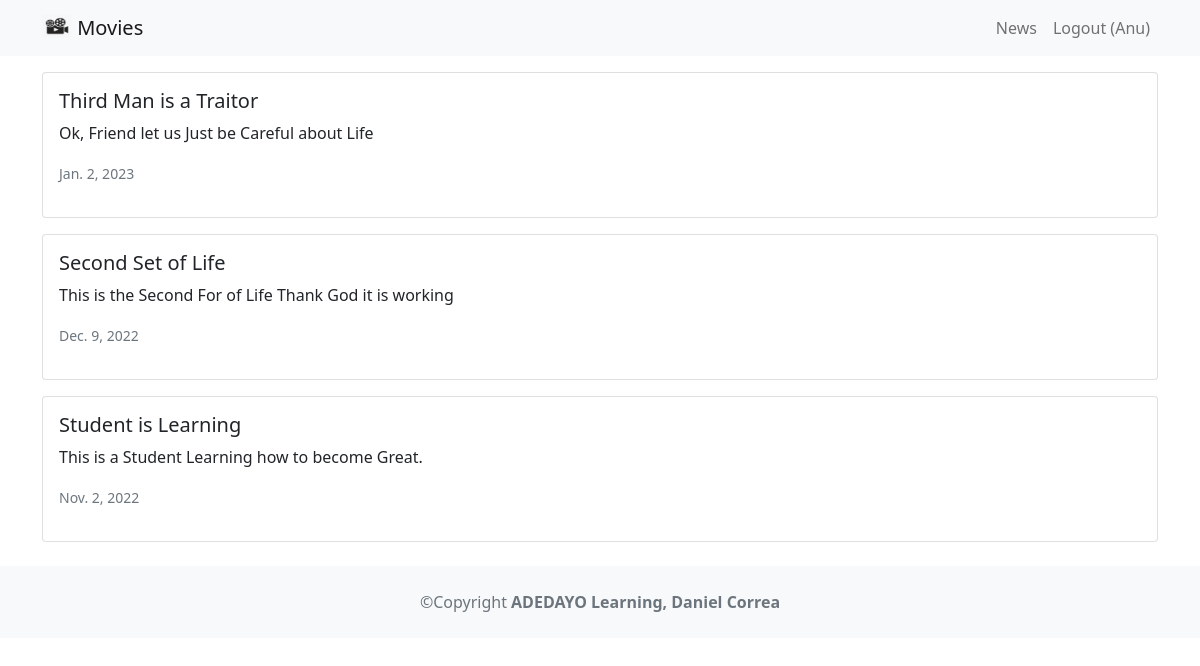
Page /news/ (signed in) on the committed database.
### news/models.py (models this page shows, shortened)
class News(models.Model):#Model is Mother class
    headline = models.CharField(max_length= 200)
    body = models.TextField()
    date = models.DateField()

### news/views.py (the view)
# urls.py: path('news/', include('news.urls')),
def news(request):
    newss = News.objects.all().order_by('-date')
    return render(request, 'news.html', {'newss':newss})

### news/template/news.html
{% extends 'base.html' %} {% block content %} {% for news in newss %}
<div class="card mb-3">
  <div class="row g-0">
    <div>
      <div class="card-body">
        <h5 class="card-title">{{news.headline}}</h5>
        <p class="card-text">{{news.body}}</p>
        <p class="card-test">
          <small class="text-muted"> {{news.date}} </small>
        </p>
      </div>
    </div>
  </div>
</div>
{% endfor %} {% endblock content %}

### moviesreviews/template/base.html (shortened to what this page needs)
<!DOCTYPE html>
<html lang="en">
  <head>
    <link
      href="https://cdn.jsdelivr.net/npm/bootstrap@5.1.1/dist/css/bootstrap.min.css"
      rel="stylesheet"
    />
  </head>
  <body>
    <nav class="navbar navbar-expand-lg navbar-light bg-light mb-3">
      <div class="container">
        <a class="navbar-brand" href="{% url 'home' %}">
          {% load static %}
          <img
            src="{% static 'images/movie.png' %}"
            alt=""
            width="30"
            height="24"
            class="d-inline-block align-text-top"
          />
          Movies</a
        >
        <div class="collapse navbar-collapse" id="navbarNavAltMarkup">
          <div class="navbar-nav ms-auto">
            <a class="nav-link" href="{% url 'news' %}">News</a>
            {% if user.is_authenticated %}
            <a class="nav-link" href="{% url 'logoutaccount' %}"
              >Logout ({{user.username}})
            </a>
            {% else %}
            <a class="nav-link" href="{% url 'loginaccount' %}">Login</a>
            <a class="nav-link" href="{% url 'signupaccount' %}">Sign Up</a>
            {% endif %}
          </div>
        </div>
      </div>
    </nav>
    <div class="container">{% block content %} {% endblock content %}</div>
    <footer class="text-center text-lg-start bg-light text-muted mt-4">
      <div class="text-center p-4">
        ©Copyright
        <a
          class="text-reset fw-bold text-decoration-none"
          target="_blank"
          href="https://twitter.com/greglim81"
        >
          ADEDAYO Learning,
        </a>
        <a
          class="text-reset fw-bold text-decoration-none"
          target="_blank"
          href="https://twitter.com/danie;garax"
          >Daniel Correa</a
        >
      </div>
    </footer>
  </body>
</html>

### rows in the picture
News: headline "Third Man is a Traitor", body "Ok, Friend let us Just be Careful about Life", date "Jan. 2, 2023"
News: headline "Second Set of Life", body "This is the Second For of Life Thank God it is working", date "Dec. 9, 2022"
News: headline "Student is Learning", body "This is a Student Learning how to become Great.", date "Nov. 2, 2022"

### other values in the picture
{{ user.username }} "Anu"
